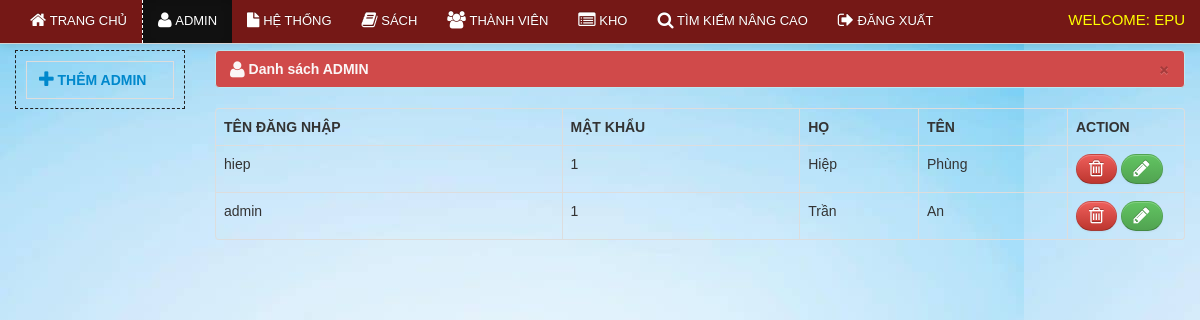
Screenshot of /qltv/librarian/users.php (signed in) with the database file from the repository.
### tables this page shows
CREATE TABLE `users` (
  `user_id` int(11) NOT NULL AUTO_INCREMENT,
  `username` varchar(100) NOT NULL,
  `password` varchar(100) NOT NULL,
  `firstname` varchar(100) NOT NULL,
  `lastname` varchar(100) NOT NULL,
  PRIMARY KEY (`user_id`)
);

### qltv/librarian/users.php (the view, shortened to what this page needs)
<?php include('header.php'); ?>
<?php include('navbar_user.php'); ?>
    <div class="container">
		<div class="margin-top">
			<div class="row">
			<div class="span2">
										<ul class="nav nav-tabs nav-stacked">
											<li>
											<a href="#add_user" data-toggle="modal" ><i class="icon-plus icon-large"></i>&nbsp;<strong>Thêm ADMIN</strong></a>
											</li>
										</ul>
			</div>
			<div class="span10">
                            <table cellpadding="0" cellspacing="0" border="0" class="table  table-bordered" id="example">
                                <div class="alert alert-info">
                                    <button type="button" class="close" data-dismiss="alert">&times;</button>
                                    <strong><i class="icon-user icon-large"></i>&nbsp;Danh sách ADMIN</strong>
                                </div>
                                <thead>
                                    <tr>
                                        <th>Tên đăng nhập</th>
                                        <th>Mật khẩu</th>
                                        <th>Họ</th>
                                        <th>Tên</th>
                                        <th>Action</th>
                                    </tr>
                                </thead>
                                <tbody>
                                  <?php $user_query=mysqli_query($conn,"select * from users")or die(mysqli_error());
									while($row=mysqli_fetch_array($user_query)){
									$id=$row['user_id']; ?>
									 <tr class="del<?php echo $id ?>">
                                    <td><?php echo $row['username']; ?></td>
                                    <td><?php echo $row['password']; ?></td>
                                    <td><?php echo $row['firstname']; ?></td>
                                    <td><?php echo $row['lastname']; ?></td>
                                    <td width="100">
                                        <a rel="tooltip"  title="Xóa" id="<?php echo $id; ?>"  href="#delete_user<?php echo $id; ?>" data-toggle="modal"  class="btn btn-danger"><i class="icon-trash icon-large"></i></a>
										<a rel="tooltip"  title="Sửa" id="e<?php echo $id; ?>" href="#edit<?php echo $id; ?>" data-toggle="modal" class="btn btn-success"><i class="icon-pencil icon-large"></i></a>
									</td>
                                    </tr>
									<?php } ?>
                                </tbody>
                            </table>
			</div>
			</div>
		</div>
    </div>
<?php include('footer.php') ?>

### qltv/css/docs.css (style rules this page uses)
body { font-family:'TR Century Gothic',Helvetica,Arial,sans-serif !important; }
.btn { border-radius: 25px !important; }
.alert { text-shadow: none; }
.nav-tabs, .nav-pills { border: 1px dashed #222 !important; padding: 10px; }
th { text-transform:uppercase; }
.nav li a { text-transform:uppercase; }
.margin-top { margin-top:50px; }
body { background: url(../img/grid_noise.png); position: relative; }

### qltv/css/print.css (style rules this page uses)
th { text-align:left; }
td { text-align:left; border-top:1px solid; padding:2px; }
.btn { display:none; }
.alert { display:none; }
body { font-family:arial; font-size:13px; }
.nav { display:none; }

### rows the page displays
users: username "hiep", password "1", firstname "Hiệp", lastname "Phùng"
users: username "admin", password "1", firstname "Trần", lastname "An"
